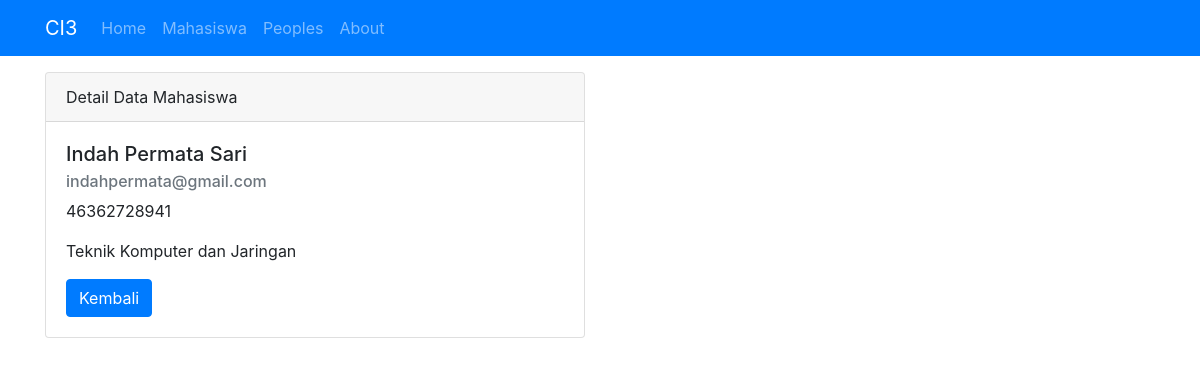
Screenshot of /mahasiswa/detail/8 with the database file from the repository.
### tables this page shows
CREATE TABLE `mahasiswa` (
  `id` int(11) NOT NULL,
  `nama` varchar(100) NOT NULL,
  `nrp` varchar(100) NOT NULL,
  `email` varchar(100) NOT NULL,
  `jurusan` varchar(100) NOT NULL
);

### application/controllers/Mahasiswa.php (called while the page is built, shortened)
<?php
class Mahasiswa extends CI_Controller {
    public function __construct()
{
        $this->load->model('Mahasiswa_model');
        $this->load->library('form_validation');
 }
    public function detail($id)
    {
        $data['judul'] = 'Detail Data Mahasiswa';
        $data['mahasiswa'] = $this->Mahasiswa_model->getMahasiswaById($id);
        $this->load->view('templates/header', $data);
        $this->load->view('mahasiswa/detail', $data);
        $this->load->view('templates/footer');
    }
 }

### index.php (called while the page is built, shortened)
<?php
require_once BASEPATH.'core/CodeIgniter.php';

### application/models/mahasiswa_model.php (called while the page is built, shortened)
<?php
class Mahasiswa_model extends CI_model {
    public function getMahasiswaById($id)
    {
         return $this->db->get_where('mahasiswa', ['id' => $id])->row_array();
    }
}

### application/views/mahasiswa/detail.php (the view)
<div class="container">
    <div class="row mt-3">
        <div class="col-md-6">
            <div class="card">
                <div class="card-header">
                    Detail Data Mahasiswa
              </div>
            <div class="card-body">
                <h5 class="card-title"><?=$mahasiswa['nama']; ?></h5>
                <h6 class="card-subtitle mb-2 text-muted"><?= $mahasiswa
                ['email']; ?></h6>
                <p class="card-text"><?=$mahasiswa['nrp']; ?></p>
                <p class="card-text"><?=$mahasiswa['jurusan']; ?></p>
                <a href="<?= base_url();?>mahasiswa" class="btn btn-primary">Kembali</a>
            </div>
        </div>
        </div>
    </div>
</div>

### rows the page displays
mahasiswa: nama "Indah Permata Sari", email "indahpermata@gmail.com", nrp "46362728941", jurusan "Teknik Komputer dan Jaringan"
